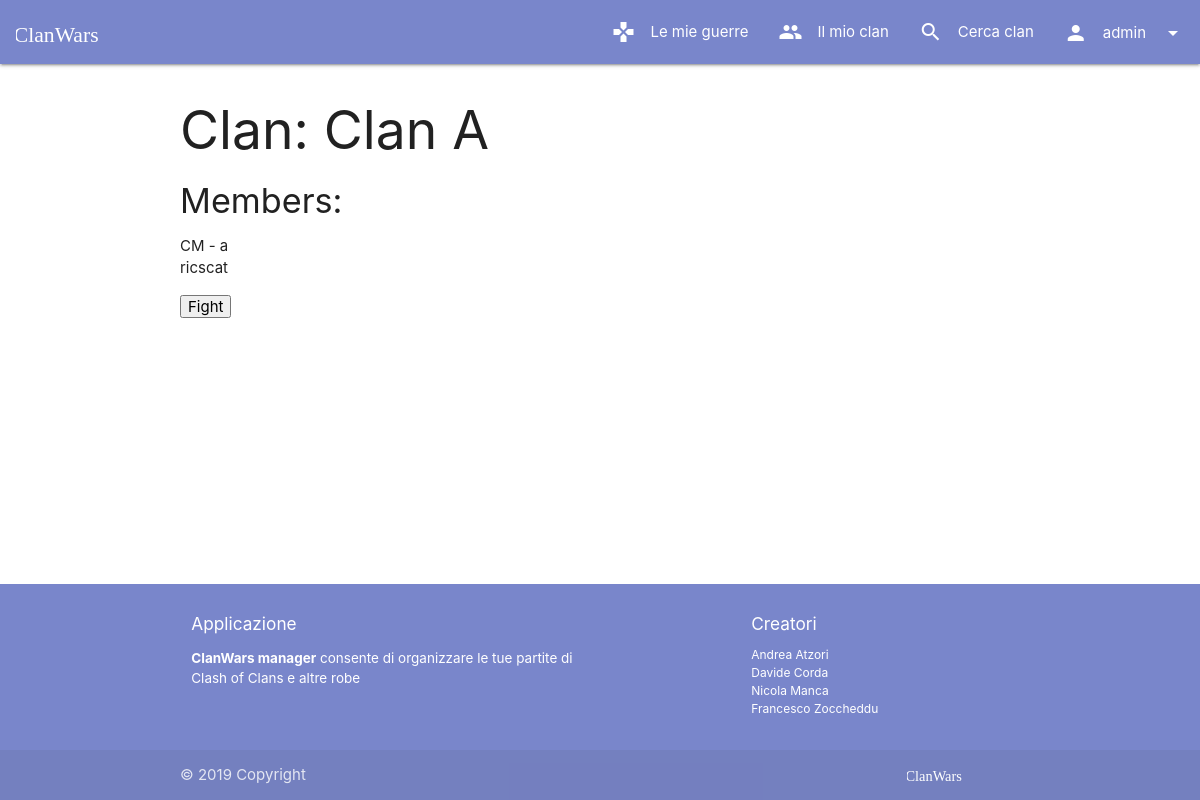
The page /clans/1 (signed in) on the database as committed earlier.
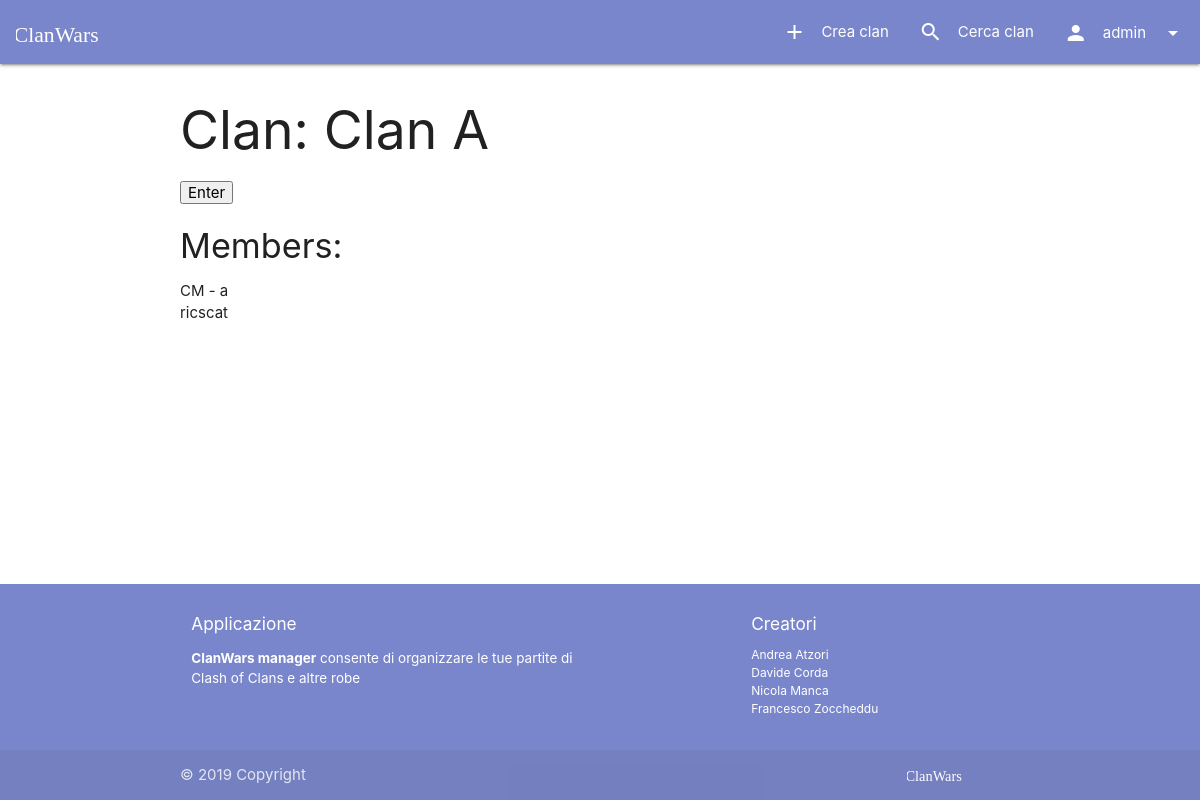
The same page on the database as committed later.
### manager/views/clans.py (the view)
# urls.py: path(r'<int:pk>', ClanDetailsDispatcherView.as_view(), name='clans_details'),
class ClanDetailsDispatcherView(View):
    def dispatch(self, request, **kwargs):
        clan = get_object_or_404(Clan, pk=self.kwargs.get("pk"))
        if request.user.is_authenticated and clan.clanMaster == request.user:
            view = ClanUpdateView.as_view()
        else:
            view = ClanDetailsView.as_view()
        return view(request, **kwargs)

### manager/models.py (called while the page is built)
    def get_absolute_url(self):
        return reverse("clans_details", kwargs={'pk': self.pk})

### manager/templates/clans/details.html (shortened to what this page needs)
{% extends 'base.html' %}
{% block content %}
    <h2>Clan: {{clan.name}}</h2>
    {% if user.is_authenticated and user.clan is None and clan.members.count < clan.maxMembers %}
        <form method="POST" action="{% url 'clans_join' clan.id%}">
                <p>
                    <input type="submit" value="Enter"/>
                </p>
        </form>
    {% endif %}
    <h4>Members:</h4>
    <ul>
        {% for member in clan.members.all %}
            <li>
                {% if clan.clanMaster == member%}
                    CM -
                {% endif %}
                {{member.username}}
            </li>
        {% endfor %}
    </ul>
    {% if user.is_authenticated and user.clan is not None and user.clan.clanMaster == user  %}
        <form method="POST" action="{% url 'clans_fight' clan.id%}">
                <p>
                    <input type="submit" value="Fight"/>
                </p>
        </form>
    {%endif%}
{% endblock %}

### manager/templates/commons/navbar.html (shortened to what this page needs)
{% load static %}
<nav>
    <div class="nav-wrapper">
        <a href="{% url 'home' %}" class="brand-logo">
            <img class="logo-img" src="{% static "images/logotype.svg" %}">
        </a>
        <ul class="right hide-on-med-and-down">
            {% if request.user.is_authenticated %}
            {% if request.user.clan is not None %}
            <li class="waves-effect">
                <a href="{% url 'wars_list' %}">
                    <i class="material-icons left">gamepad</i>
                    Le mie guerre
                </a>
            </li>
            {% endif %}
            <li class="waves-effect">
                {% if request.user.clan is not None %}
                <a href="{{user.clan.get_absolute_url}}">
                    <i class="material-icons left">people</i>
                    Il mio clan
                </a>
                {% else %}
                <a href="{% url 'clans_create' %}">
                    <i class="material-icons left">add</i>
                    Crea clan
                </a>
                {% endif %}
            </li>
            {% endif %}
            <li class="waves-effect">
                <a href="{% url 'clans_list' %}">
                    <i class="material-icons left">search</i>
                    Cerca clan
                </a>
            </li>
            {% if request.user.is_authenticated %}
            <li>
                <a class="dropdown-trigger waves-effect no-autoinit" href="#!" data-target="logout-dropdown">
                    <i class="material-icons left">person</i>
                    {{user.username}}
                    <i class="material-icons right">arrow_drop_down</i>
                </a>
            </li>
            {% endif %}
        </ul>
    </div>
</nav>

Rows that differ between the two databases and show on the page:
changed User "admin": clan_id 9 → empty (drawn)
Other text that changed with them:
form field value: (not shown) → "Enter"
form field value: "Fight" → (not shown)
text no longer shown: "Le mie guerre Il mio clan"
text now shown: "Crea clan"
